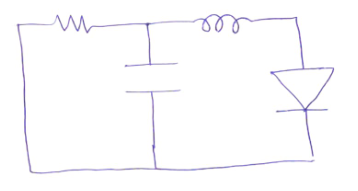
#> input picture 14.PNG, 358 x 191 px
$ python -i node_detector.py   (imports and definitions only)
#> lines starting #> are read from the running program, lines starting #| are printed output that depends on the picture; after the words box and inside, x2 and y2 are one past the last pixel; in counts of white or black regions, pixels touching at a corner belong together
### intersections.py
"""
This script consists of functions needed to find intersections for a given group of lines
"""
import numpy as np

def intersection(line1, line2):
    """Finds intersection between given two lines

    Args:
        line1 (List): end points of horizontal line (x,y coordinates)
        line2 (List): end points of vertical line (x,y coordinates)

    Returns:
        List: intersection point
    """

    x1,y1,x2,y2 = line1[0]
    x3,y3,x4,y4 = line2[0]
    a1 = y2-y1
    b1 = x1-x2
    c1 = a1*x1+b1*y1

    a2 = y4-y3
    b2 = x3-x4
    c2 = a2*x3+b2*y3

    determinant = a1*b2 - a2*b1

    if determinant == 0:
        return -1
    else:
        x0 = (b2*c1 - b1*c2)/determinant
        y0 = (a1*c2 - a2*c1)/determinant

        if x0 >= min(x1,x2) and x0 <= max(x1,x2) and y0 >= min(y1,y2) and y0 <= max(y1,y2) and \
            x0 >= min(x3,x4) and x0 <= max(x3,x4) and y0 >= min(y3,y4) and y0 <= max(y4,y4):
            x0, y0 = int(np.round(x0)), int(np.round(y0))
            return [[x0, y0]]
        else:
            return -1

def segmented_intersections(lines):
    """Finds the intersections between groups of lines.
    Args:
        lines (List): lists of horizontal and vertical lines
    Returns:
        intersections(List): List of intersecting points
    """

    intersections = []
    group = lines[0]
    next_group = lines[1]
    for line1 in group:
        for line2 in next_group:
            res = intersection(line1, line2)
            if res != -1:
                intersections.append(res)

    return intersections

### node_detector.py
import math
import cv2
import numpy as np
from intersections import segmented_intersections

def node_detector(gray):
    """finds coordinates of junctions or nodes present in components removed image.
    Performs hough transform to find lines in the circuit and then segment them into horizontal or vertical lines.
    Intersections of these lines are returned as nodes

    Args:
        gray (numpy array): components removed image

    Returns:
        node_dim (List): list of node coordinates
    """

    img = cv2.GaussianBlur(gray,(9,9),0)
    th = cv2.adaptiveThreshold(img,1,cv2.ADAPTIVE_THRESH_GAUSSIAN_C,cv2.THRESH_BINARY_INV,11,2)
    edged = th.astype(np.uint8)

    blnk = np.zeros_like(gray)
    blnk = blnk.astype(np.uint8)

    # drawing contours on a blank image
    contours, hierarchy = cv2.findContours(edged,cv2.RETR_EXTERNAL, cv2.CHAIN_APPROX_NONE)
    blnk = cv2.drawContours(blnk, contours,-1, (255, 0, 0), 3)
    blnk = blnk ==255
    blnk = blnk.astype(np.uint8)

    rho = 1  # distance resolution in pixels of the Hough grid
    theta = np.pi / 180  # angular resolution in radians of the Hough grid
    threshold = 15  # minimum number of votes (intersections in Hough grid cell)
    min_line_length = 10  # minimum number of pixels making up a line
    max_line_gap = 15  # maximum gap in pixels between connectable line segments
    line_image = np.zeros_like(gray)
    line_image1 = np.ones((blnk.shape[0],blnk.shape[1],3))*255  # creating a blank to draw lines on
    # using hough tranform to detect lines
    lines = cv2.HoughLinesP(blnk, rho, theta, threshold, np.array([]),
                        min_line_length, max_line_gap)

    # segmenting lines into horizontal and vertical lines
    lines_x = []
    lines_y = []
    for line_i in lines:
        orientation_i = math.atan2((line_i[0][1]-line_i[0][3]),(line_i[0][0]-line_i[0][2]))
        if (abs(math.degrees(orientation_i)) > 45) and abs(math.degrees(orientation_i)) < (90+45):
            lines_y.append(line_i)
        else:
            lines_x.append(line_i)
    lines_x = sorted(lines_x, key=lambda _line: _line[0][0])
    lines_y = sorted(lines_y, key=lambda _line: _line[0][1])

    # [7 lines of commented-out code are left out]

    segmented = []
    segmented.append(lines_x)
    segmented.append(lines_y)

    # finding intersections between horizontal and vertical lines
    intersections = segmented_intersections(segmented)

    # drawing nodes on a blank image to find the node locations
    for i in intersections:
        for x,y in i:
            cv2.circle(line_image,(x,y), 1, (50,0,0), 8)

    # using contour detection to find node centers
    contours, hierarchy = cv2.findContours(line_image,cv2.RETR_EXTERNAL, cv2.CHAIN_APPROX_SIMPLE)
    node_dim = []
    for i,cntr in enumerate(contours):
        M = cv2.moments(cntr)
        cX = int(M["m10"] / M["m00"])
        cY = int(M["m01"] / M["m00"])
        node_dim.append([cY,cX])

    return node_dim

>>> import cv2
>>> picture = cv2.imread('14.PNG', cv2.IMREAD_GRAYSCALE)
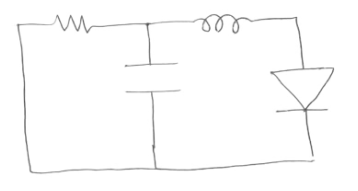
#> picture: shape (191, 358); min 85, max 255, mean 251.7
>>> result = node_detector(picture)
#> in node_detector, `img = cv2.GaussianBlur(gray,(9,9),0)`:
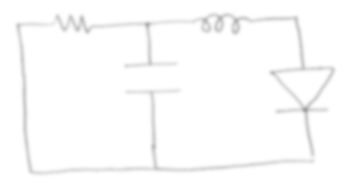
#> img: shape (191, 358); min 158, max 255, mean 251.7
#> in node_detector, `th = cv2.adaptiveThreshold(img,1,cv2.ADAPTIVE_THRESH_GAUSSIAN_C,cv2.TH..`:
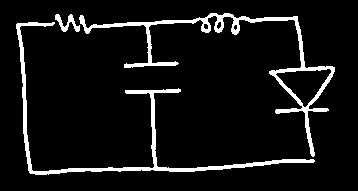
#> th: shape (191, 358); values 0 (black) and 1 (white), 7.4% white; 3 white regions
#> in node_detector, `contours, hierarchy = cv2.findContours(edged,cv2.RETR_EXTERNAL, cv2.CH..`: contours = 3 contours; box (x1, y1, x2, y2) and area: (79, 13, 335, 157) 3122, (16, 22, 315, 175) 1693, (55, 14, 80, 32) 138
#> in node_detector, `blnk = cv2.drawContours(blnk, contours,-1, (255, 0, 0), 3)`:
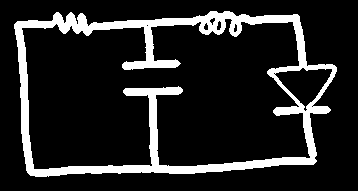
#> blnk: shape (191, 358); 14.2% white; 1 white region, box (x1, y1, x2, y2) and area: (14, 11, 337, 177) 9733
#> in node_detector, `lines = cv2.HoughLinesP(blnk, rho, theta, threshold, np.array([]), min..`: lines = 132 rows, first 6: [27, 172, 315, 162], [29, 174, 313, 164], [30, 175, 270, 166], [44, 28, 299, 19], [14, 26, 299, 16], [59, 29, 173, 25]
#> the loop in node_detector, `for line_i in lines:` made 132 passes
#> (line_i, orientation_i) on passes 1 to 12: ([[27, 172, 315, 162]], 3.11), ([[29, 174, 313, 164]], 3.11), ([[30, 175, 270, 166]], 3.1), ([[44, 28, 299, 19]], 3.11), ([[14, 26, 299, 16]], 3.11), ([[59, 29, 173, 25]], 3.11), ([[27, 171, 173, 166]], 3.11), ([[224, 163, 316, 160]], 3.11), ([[146, 59, 178, 61]], -3.08), ([[14, 27, 299, 17]], 3.11), ([[26, 168, 158, 164]], 3.11), ([[267, 73, 320, 64]], 2.97)
#> orientation_i on passes 61 to 66: 1.7, 2.13, -1.76, 3.02, 2.97, 3.13
#> after the loop in node_detector, `for line_i in lines:`: lines_x = 84 items, first 6: [[27, 172, 315, 162]], [[29, 174, 313, 164]], [[30, 175, 270, 166]], [[44, 28, 299, 19]], [[14, 26, 299, 16]], [[59, 29, 173, 25]]; lines_y = 48 items, first 6: [[18, 21, 25, 163]], [[26, 170, 26, 62]], [[302, 29, 306, 70]], [[293, 14, 301, 66]], [[308, 104, 315, 161]], [[301, 26, 305, 69]]
#> in node_detector, `lines_x = sorted(lines_x, key=lambda _line: _line[0][0])`: lines_x = 84 items, first 6: [[14, 26, 299, 16]], [[14, 27, 299, 17]], [[14, 25, 298, 15]], [[14, 24, 86, 21]], [[15, 23, 85, 18]], [[17, 22, 83, 14]]
#> in node_detector, `lines_y = sorted(lines_y, key=lambda _line: _line[0][1])`: lines_y = 48 items, first 6: [[215, 11, 236, 36]], [[293, 14, 301, 66]], [[296, 14, 299, 68]], [[299, 18, 304, 68]], [[298, 18, 301, 60]], [[18, 21, 25, 163]]
#> in segmented_intersections, `group = lines[0]`: group has the same summary as lines_x in node_detector
#> in segmented_intersections, `next_group = lines[1]`: next_group has the same summary as lines_y in node_detector
#> the loop in segmented_intersections, `for line1 in group:` made 84 passes
#> line1 on passes 2 to 13: [[14, 27, 299, 17]], [[14, 25, 298, 15]], [[14, 24, 86, 21]], [[15, 23, 85, 18]], [[17, 22, 83, 14]], [[26, 168, 158, 164]], [[27, 172, 315, 162]], [[27, 171, 173, 166]], [[28, 169, 165, 165]], [[29, 174, 313, 164]], [[29, 173, 235, 166]], [[30, 175, 270, 166]]
#> the loop in node_detector, `for i in intersections:` made 292 passes
#> i on passes 1 to 3: [[221, 19]], [[293, 16]], [[296, 16]]
#> after the loop in node_detector, `for i in intersections:`:
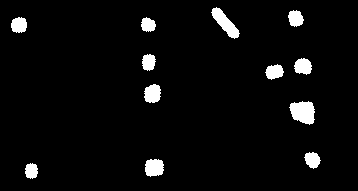
#> line_image: shape (191, 358); values 0 (black) and 50 (white), 4.3% white; 12 white regions, largest, box (x1, y1, x2, y2) and area: (289, 101, 315, 125) 457, (211, 7, 240, 39) 383, (145, 159, 164, 177) 282
#> the loop in node_detector, `for i,cntr in enumerate(contours):` made 12 passes

$ run again, on 15.PNG
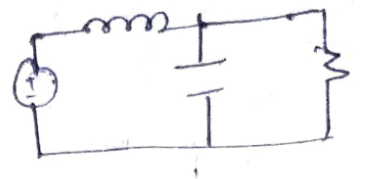
#> input picture 15.PNG, 379 x 179 px
#> in node_detector, `th = cv2.adaptiveThreshold(img,1,cv2.ADAPTIVE_THRESH_GAUSSIAN_C,cv2.TH..`:
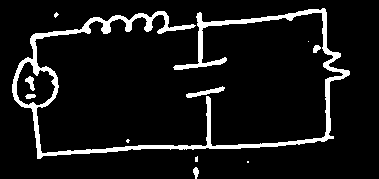
#> th: shape (179, 379); values 0 (black) and 1 (white), 8.4% white; 11 white regions (5 under 20 px)
#> contours = 9 contours, 5 with area under 20; largest, box (x1, y1, x2, y2) and area: (12, 8, 350, 159) 5306, (186, 86, 225, 98) 125, (193, 167, 199, 179) 35, (313, 45, 321, 53) 34
#> lines = 159 rows, first 6: [35, 153, 335, 137], [29, 36, 254, 24], [157, 150, 304, 145], [35, 156, 333, 140], [33, 32, 295, 18], [31, 34, 293, 20]
#> the loop in node_detector, `for line_i in lines:` made 159 passes
#> (line_i, orientation_i) on passes 1 to 3: ([[35, 153, 335, 137]], 3.09), ([[29, 36, 254, 24]], 3.09), ([[157, 150, 304, 145]], 3.11)
#> after the loop in node_detector, `for line_i in lines:`: lines_x = 97 items, first 6: [[35, 153, 335, 137]], [[29, 36, 254, 24]], [[157, 150, 304, 145]], [[35, 156, 333, 140]], [[33, 32, 295, 18]], [[31, 34, 293, 20]]; lines_y = 62 items, first 6: [[327, 9, 329, 138]], [[321, 7, 325, 142]], [[206, 88, 213, 150]], [[326, 142, 326, 8]], [[35, 107, 40, 160]], [[196, 12, 197, 69]]
#> in node_detector, `lines_x = sorted(lines_x, key=lambda _line: _line[0][0])`: lines_x = 97 items, first 6: [[20, 107, 50, 104]], [[21, 59, 38, 59]], [[21, 106, 39, 104]], [[22, 61, 51, 67]], [[24, 107, 48, 106]], [[24, 109, 41, 107]]
#> in node_detector, `lines_y = sorted(lines_y, key=lambda _line: _line[0][1])`: lines_y = 62 items, first 6: [[321, 7, 325, 142]], [[327, 9, 329, 138]], [[319, 9, 321, 66]], [[196, 12, 197, 69]], [[328, 13, 332, 138]], [[30, 35, 30, 60]]
#> group has the same summary as lines_x in node_detector
#> next_group has the same summary as lines_y in node_detector
#> the loop in segmented_intersections, `for line1 in group:` made 97 passes
#> the loop in node_detector, `for i in intersections:` made 212 passes
#> i on passes 1 to 3: [[30, 59]], [[31, 59]], [[38, 59]]
#> after the loop in node_detector, `for i in intersections:`:
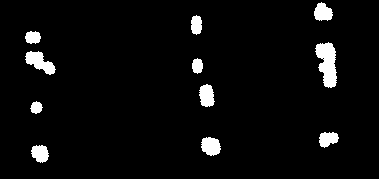
#> line_image: shape (179, 379); values 0 (black) and 50 (white), 4.3% white; 11 white regions, largest, box (x1, y1, x2, y2) and area: (315, 42, 337, 88) 670, (25, 51, 56, 75) 386, (201, 137, 221, 156) 291
#> the loop in node_detector, `for i,cntr in enumerate(contours):` made 11 passes

$ run again, on 16.PNG
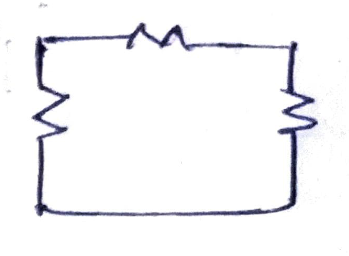
#> input picture 16.PNG, 349 x 256 px
#> in node_detector, `th = cv2.adaptiveThreshold(img,1,cv2.ADAPTIVE_THRESH_GAUSSIAN_C,cv2.TH..`:
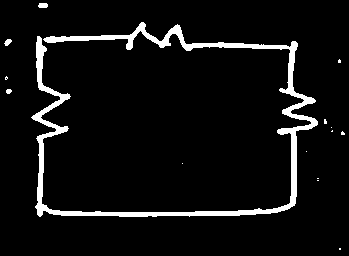
#> th: shape (256, 349); values 0 (black) and 1 (white), 6.1% white; 15 white regions (11 under 20 px)
#> contours = 15 contours, 12 with area under 20; largest, box (x1, y1, x2, y2) and area: (31, 22, 318, 217) 4312, (38, 3, 48, 8) 33, (4, 39, 12, 46) 26
#> lines = 161 rows, first 6: [37, 216, 284, 212], [35, 36, 134, 41], [35, 213, 290, 209], [36, 35, 298, 49], [61, 217, 277, 214], [290, 41, 293, 207]
#> the loop in node_detector, `for line_i in lines:` made 161 passes
#> (line_i, orientation_i) on passes 1 to 3: ([[37, 216, 284, 212]], 3.13), ([[35, 36, 134, 41]], -3.09), ([[35, 213, 290, 209]], 3.13)
#> after the loop in node_detector, `for line_i in lines:`: lines_x = 87 items, first 6: [[37, 216, 284, 212]], [[35, 36, 134, 41]], [[35, 213, 290, 209]], [[36, 35, 298, 49]], [[61, 217, 277, 214]], [[86, 34, 298, 48]]; lines_y = 74 items, first 6: [[290, 41, 293, 207]], [[39, 91, 41, 37]], [[292, 39, 295, 206]], [[42, 37, 45, 212]], [[295, 39, 295, 68]], [[36, 215, 38, 110]]
#> in node_detector, `lines_x = sorted(lines_x, key=lambda _line: _line[0][0])`: lines_x = 87 items, first 6: [[34, 42, 57, 43]], [[35, 36, 134, 41]], [[35, 213, 290, 209]], [[35, 214, 289, 210]], [[35, 38, 134, 43]], [[35, 211, 122, 210]]
#> in node_detector, `lines_y = sorted(lines_y, key=lambda _line: _line[0][1])`: lines_y = 74 items, first 6: [[42, 37, 45, 212]], [[37, 37, 38, 87]], [[292, 39, 295, 206]], [[295, 39, 295, 68]], [[43, 40, 48, 138]], [[44, 40, 45, 55]]
#> group has the same summary as lines_x in node_detector
#> next_group has the same summary as lines_y in node_detector
#> the loop in segmented_intersections, `for line1 in group:` made 87 passes
#> the loop in node_detector, `for i in intersections:` made 287 passes
#> i on passes 1 to 3: [[42, 42]], [[37, 42]], [[43, 42]]
#> after the loop in node_detector, `for i in intersections:`:
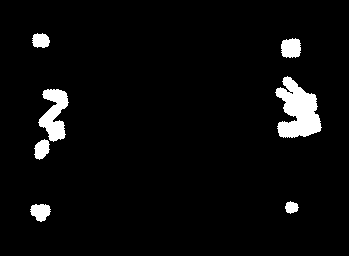
#> line_image: shape (256, 349); values 0 (black) and 50 (white), 4.3% white; 7 white regions, largest, box (x1, y1, x2, y2) and area: (275, 76, 322, 138) 1767, (38, 89, 69, 142) 918, (281, 38, 301, 58) 335
#> the loop in node_detector, `for i,cntr in enumerate(contours):` made 7 passes
